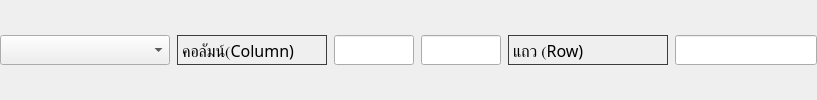
               <widget class="QWidget" name="Feature11" native="true">
                <layout class="QHBoxLayout" name="horizontalLayout_31">
                 <property name="spacing">
                  <number>7</number>
                 </property>
                 <property name="leftMargin">
                  <number>0</number>
                 </property>
                 <property name="topMargin">
                  <number>0</number>
                 </property>
                 <property name="rightMargin">
                  <number>0</number>
                 </property>
                 <property name="bottomMargin">
                  <number>0</number>
                 </property>
                 <item>
                  <widget class="QComboBox" name="SheetBox_011">
                   <property name="minimumSize">
                    <size>
                     <width>170</width>
                     <height>30</height>
                    </size>
                   </property>
                   <property name="maximumSize">
                    <size>
                     <width>170</width>
                     <height>30</height>
                    </size>
                   </property>
                   <property name="styleSheet">
                    <string notr="true">background:none;</string>
                   </property>
                  </widget>
                 </item>
                 <item>
                  <widget class="QLabel" name="label_42">
                   <property name="minimumSize">
                    <size>
                     <width>150</width>
                     <height>30</height>
                    </size>
                   </property>
                   <property name="maximumSize">
                    <size>
                     <width>150</width>
                     <height>30</height>
                    </size>
                   </property>
                   <property name="font">
                    <font>
                     <family>Sarabun</family>
                     <pointsize>12</pointsize>
                    </font>
                   </property>
                   <property name="styleSheet">
                    <string notr="true">border: 1px solid rgb(60,60,60);
border-radius: 0px;</string>
                   </property>
                   <property name="text">
                    <string>คอลัมน์(Column)</string>
                   </property>
                  </widget>
                 </item>
                 <item>
                  <widget class="QLineEdit" name="Cstart11">
                   <property name="minimumSize">
                    <size>
                     <width>80</width>
                     <height>30</height>
                    </size>
                   </property>
                   <property name="maximumSize">
                    <size>
                     <width>80</width>
                     <height>30</height>
                    </size>
                   </property>
                   <property name="font">
                    <font>
                     <family>Sarabun</family>
                     <pointsize>12</pointsize>
                     <weight>50</weight>
                     <italic>false</italic>
                     <bold>false</bold>
                    </font>
                   </property>
                   <property name="styleSheet">
                    <string notr="true">font: 12pt &quot;Sarabun&quot;;</string>
                   </property>
                  </widget>
                 </item>
                 <item>
                  <widget class="QLineEdit" name="Cend11">
                   <property name="minimumSize">
                    <size>
                     <width>80</width>
                     <height>30</height>
                    </size>
                   </property>
                   <property name="maximumSize">
                    <size>
                     <width>80</width>
                     <height>30</height>
                    </size>
                   </property>
                   <property name="font">
                    <font>
                     <family>Sarabun</family>
                     <pointsize>12</pointsize>
                     <weight>50</weight>
                     <italic>false</italic>
                     <bold>false</bold>
                    </font>
                   </property>
                   <property name="styleSheet">
                    <string notr="true">font: 12pt &quot;Sarabun&quot;;</string>
                   </property>
                  </widget>
                 </item>
                 <item>
                  <widget class="QLabel" name="label_43">
                   <property name="minimumSize">
                    <size>
                     <width>160</width>
                     <height>30</height>
                    </size>
                   </property>
                   <property name="maximumSize">
                    <size>
                     <width>160</width>
                     <height>30</height>
                    </size>
                   </property>
                   <property name="font">
                    <font>
                     <family>Sarabun</family>
                     <pointsize>12</pointsize>
                    </font>
                   </property>
                   <property name="styleSheet">
                    <string notr="true">border: 1px solid rgb(60,60,60);
border-radius: 0px;</string>
                   </property>
                   <property name="text">
                    <string>แถว (Row)</string>
                   </property>
                  </widget>
                 </item>
                 <item>
                  <widget class="QLineEdit" name="Rstart11">
                   <property name="minimumSize">
                    <size>
                     <width>60</width>
                     <height>30</height>
                    </size>
                   </property>
                   <property name="maximumSize">
                    <size>
                     <width>16777215</width>
                     <height>30</height>
                    </size>
                   </property>
                   <property name="font">
                    <font>
                     <family>Sarabun</family>
                     <pointsize>12</pointsize>
                     <weight>50</weight>
                     <italic>false</italic>
                     <bold>false</bold>
                    </font>
                   </property>
                   <property name="styleSheet">
                    <string notr="true">font: 12pt &quot;Sarabun&quot;;</string>
                   </property>
                  </widget>
                 </item>
                </layout>
               </widget>
